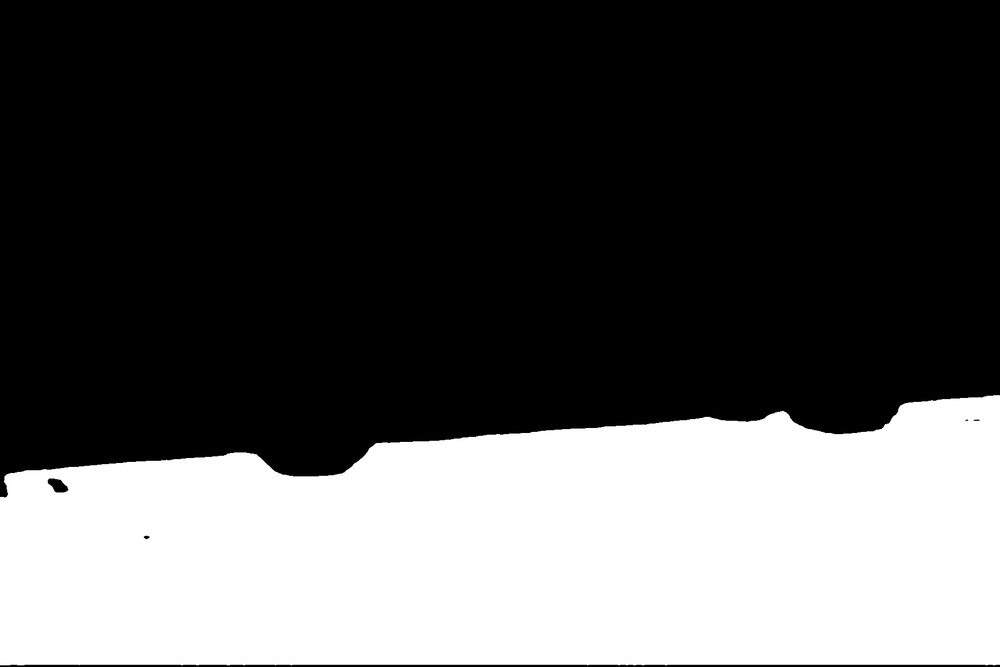
#> input picture public/all_mask/0.jpg, 1000 x 667 px, shrunk from 1800 x 1200 before the run; its folder holds only this picture in this run
$ python encodeAndDecode.py
#> lines starting #> are read from the running program, lines starting #| are printed output that depends on the picture; after the words box and inside, x2 and y2 are one past the last pixel; in counts of white or black regions, pixels touching at a corner belong together
import cv2
import numpy as np
import os
from functools import reduce
from numpy import random
import matplotlib.pyplot as plt

#hàm factor, không cần sửa
def factor(n):
    factors = []
    i = 2
    while i * i <= n:
        if n % i:
            i += 1
        else:
            n //= i
            factors.append(i)
    if n > 1:
        factors.append(n)
    return factors

#hàm check prime, không cần sửa
def is_prime(n):
    if n <= 1:
        return False
    for i in range(2, int(n ** 0.5) + 1):
        if n % i == 0:
            return False
    return True

#init các variable
prime_list = []
count = 0
n = 2

#path của folder, CÁI NÀY CẦN TỰ SỬA CHO GIỐNG TRONG COMPUTER
folder_path = "all_mask"
image_list = []
raw_image_list = []

#Đưa mask thành 2 list với 1 list là raw mask, list 2 là mask 0,1
for filename in os.listdir(folder_path):
    if filename.endswith(".jpg") or filename.endswith(".png"):
        image_path = os.path.join(folder_path, filename)
        raw_image = cv2.imread(image_path)
#> raw_image is the input picture: shape (667, 1000, 3); min 0, max 255, mean 86.1
        image = cv2.imread(image_path, 0)
#> image: shape (667, 1000); min 0, max 255, mean 86.1
        binary_img = np.where(image > 0.5, 1, 0)
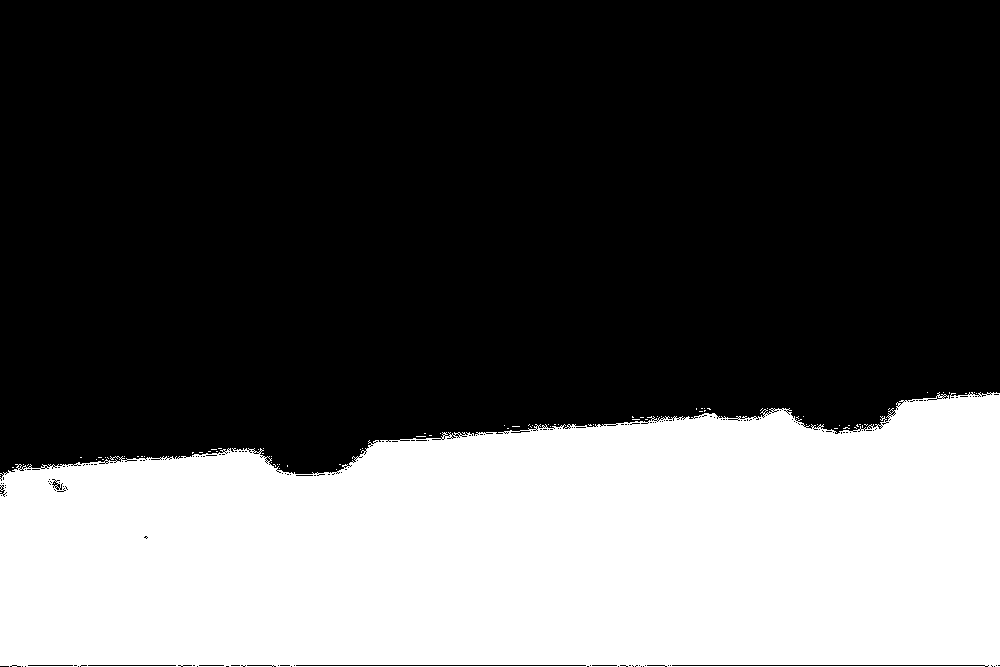
#> binary_img: shape (667, 1000) int64; values 0 (black) and 1 (white), 34.4% white; 88 white regions (87 under 20 px), largest, box (x1, y1, x2, y2) and area: (0, 392, 1000, 667) 229235
        if image is not None:
            image_list.append(binary_img)
            raw_image_list.append(raw_image)
number_of_images = len(image_list)
#> number_of_images = 1
# print(number_of_images)

#lập list các số nguyên tố dựa trên số mask có được
while count < number_of_images:
    if is_prime(n):
        prime_list.append(n)
        count += 1
    n += 1
#> this loop made 1 pass
#> (count, n) on pass 1: (1, 3)
#> after the loop, count = 1; n = 3; prime_list = [2]
#print(prime_list)
#print(len(prime_list))

#từ 2 list của 2 mask(mask này dưới dạng 0,1) thành 2 dictionary với key là các số nguyên tố
dictionary = dict(zip(prime_list, image_list))
#> dictionary = 1 item
Raw_image_dictionary = dict(zip(prime_list, raw_image_list))
#> Raw_image_dictionary = 1 item

#đưa mask dưới dạng 0,1 thành dạng 1, số nguyên tố
list_of_prime_mask = []
for key, value in dictionary.items():
    prime_mask_have_0 = value*key
    prime_mask = np.where(prime_mask_have_0 == 0, 1, prime_mask_have_0)
    list_of_prime_mask.append(prime_mask)
#> this loop made 1 pass
#> after the loop, list_of_prime_mask = 1 item
#print(list_of_prime_mask)
#đưa dictionary của mask thành mask tổng
combined_array = reduce(np.multiply, list_of_prime_mask)

#random x, y trong ảnh
x = random.randint(image_list[0].shape[0])
#> x = 559
y = random.randint(image_list[0].shape[1])
#> y = 629
#decode pixel x,y thành các số nguyên tố mà từ số nguyên tố trong dictionary ra được file mask
print(factor(combined_array[x, y]), x, y)
#> after the loop in factor, `while i * i <= n:`: factors = []; i = 2
#| [2] 559 629

$ run again, on public/all_mask/12.jpg
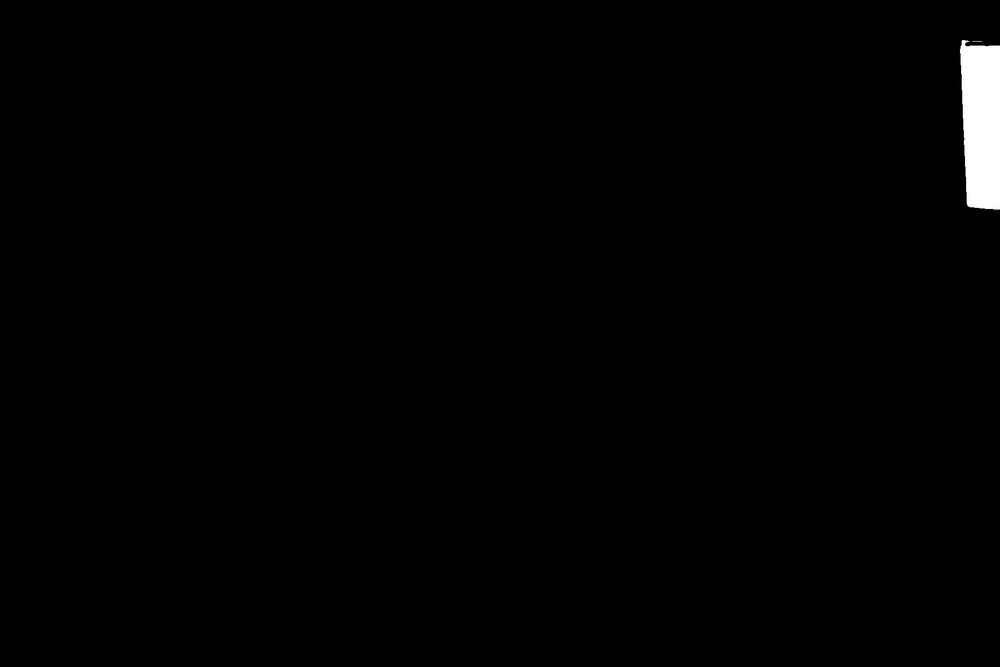
#> input picture public/all_mask/12.jpg, 1000 x 667 px, shrunk from 1800 x 1200 before the run
#> raw_image is the input picture: shape (667, 1000, 3); min 0, max 255, mean 2.3
#> `binary_img = np.where(image > 0.5, 1, 0)`:
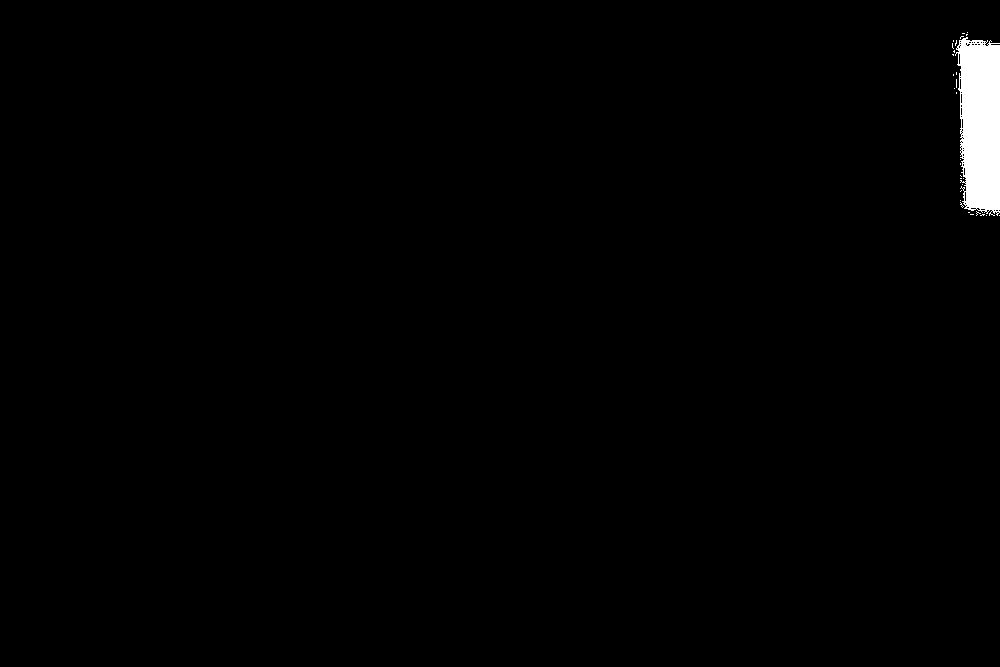
#> binary_img: shape (667, 1000) int64; values 0 (black) and 1 (white), 0.99% white; 30 white regions (29 under 20 px), largest, box (x1, y1, x2, y2) and area: (955, 37, 1000, 216) 6534
#> number_of_images = 1
#> the loop `while count < number_of_images:` made 1 pass
#> (count, n) on pass 1: (1, 3)
#> after the loop `while count < number_of_images:`: n = 3; prime_list = [2]
#> dictionary = 1 item
#> the loop `for key, value in dictionary.items():` made 1 pass
#> after the loop in factor, `while i * i <= n:`: factors = []; i = 2; n = 1
#| [] 559 629

$ run again, on public/all_mask/13.jpg
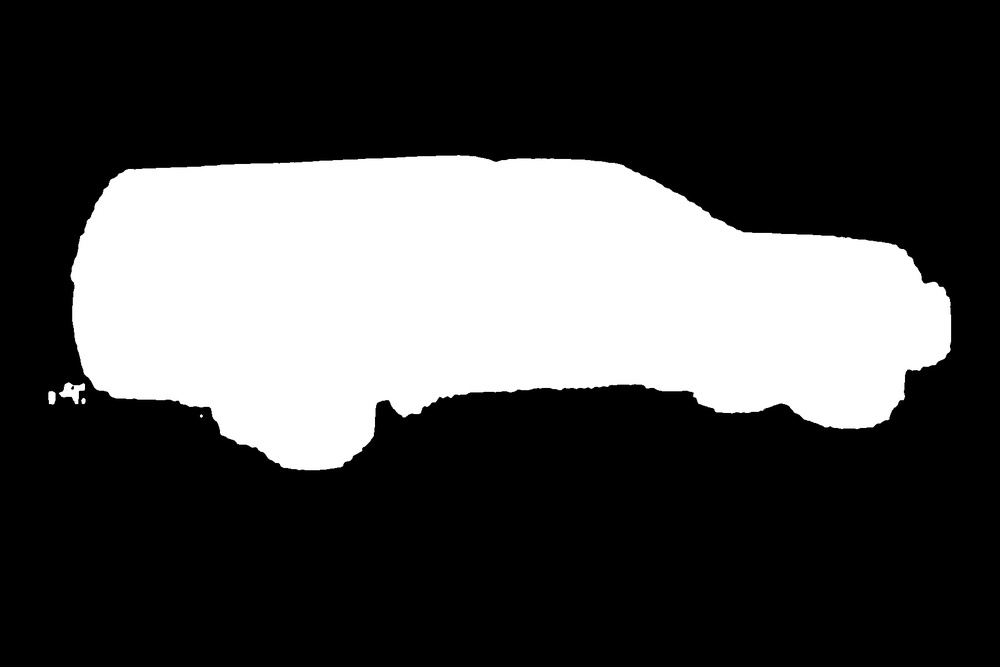
#> input picture public/all_mask/13.jpg, 1000 x 667 px, shrunk from 1800 x 1200 before the run
#> raw_image is the input picture: shape (667, 1000, 3); min 0, max 255, mean 74.1
#> `binary_img = np.where(image > 0.5, 1, 0)`:
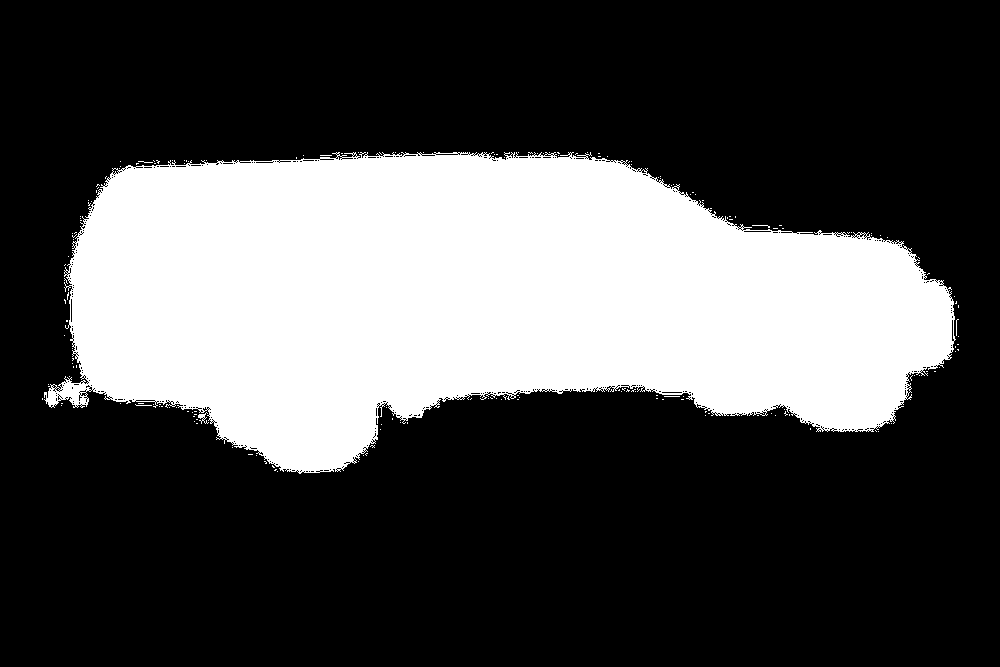
#> binary_img: shape (667, 1000) int64; values 0 (black) and 1 (white), 30.1% white; 183 white regions (180 under 20 px), largest, box (x1, y1, x2, y2) and area: (44, 152, 956, 474) 199931, (198, 412, 209, 424) 51, (752, 225, 770, 228) 20
#> number_of_images = 1
#> the loop `while count < number_of_images:` made 1 pass
#> (count, n) on pass 1: (1, 3)
#> after the loop `while count < number_of_images:`: n = 3; prime_list = [2]
#> dictionary = 1 item
#> the loop `for key, value in dictionary.items():` made 1 pass
#> after the loop in factor, `while i * i <= n:`: factors = []; i = 2; n = 1
#| [] 559 629

$ run again, on public/all_mask/14.jpg
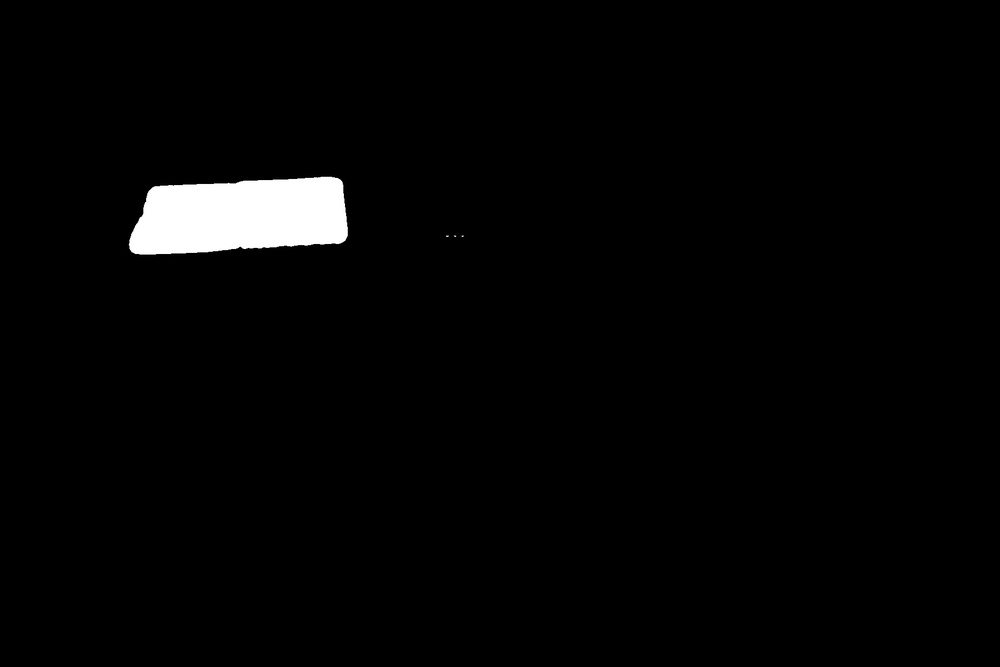
#> input picture public/all_mask/14.jpg, 1000 x 667 px, shrunk from 1800 x 1200 before the run
#> raw_image is the input picture: shape (667, 1000, 3); min 0, max 255, mean 5.3
#> `binary_img = np.where(image > 0.5, 1, 0)`:
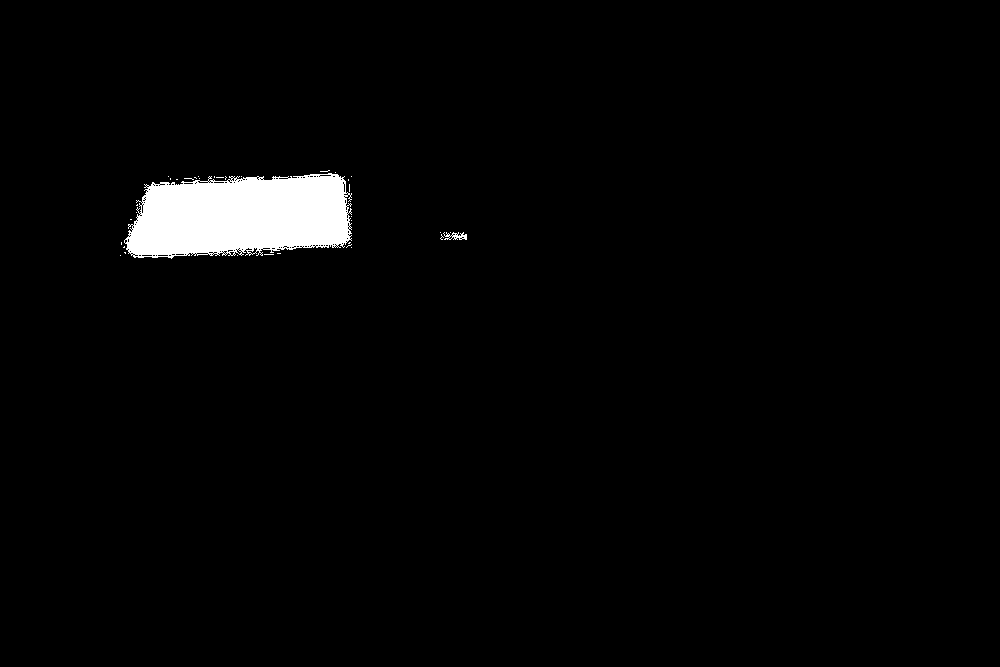
#> binary_img: shape (667, 1000) int64; values 0 (black) and 1 (white), 2.3% white; 36 white regions (34 under 20 px), largest, box (x1, y1, x2, y2) and area: (124, 173, 352, 259) 15342, (443, 232, 467, 240) 104
#> number_of_images = 1
#> the loop `while count < number_of_images:` made 1 pass
#> (count, n) on pass 1: (1, 3)
#> after the loop `while count < number_of_images:`: n = 3; prime_list = [2]
#> dictionary = 1 item
#> the loop `for key, value in dictionary.items():` made 1 pass
#> after the loop in factor, `while i * i <= n:`: factors = []; i = 2; n = 1
#| [] 559 629
